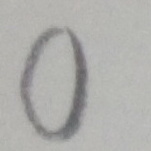
#> input picture image-classification/keras/imgs/flash/all_data/1_0.jpg, 151 x 151 px; its folder holds 4 pictures in this run
$ python preprocessing.py
#> lines starting #> are read from the running program, lines starting #| are printed output that depends on the picture; after the words box and inside, x2 and y2 are one past the last pixel; in counts of white or black regions, pixels touching at a corner belong together
# https://medium.com/@o.kroeger/tensorflow-mnist-and-your-own-handwritten-digits-4d1cd32bbab4

import matplotlib.pyplot as plt # install matplotlib (pip install matplotlib)
import cv2 # install opencv (pip install opencv-python)
from scipy import ndimage
import numpy as np
import math


def generate_plot(img):
    plt.imshow(img, cmap=plt.get_cmap('gray'))
    plt.show()

def generate_plots(color_img, gray_img):
    plt.subplot(211)
    plt.imshow(color_img, cmap=plt.get_cmap('gray'))
    plt.subplot(212)
    plt.imshow(gray_img, cmap=plt.get_cmap('gray'))
    plt.show()

# Use a single number
def resize_img(img, to_size=(28, 28)):
    return cv2.resize(img, to_size)


def invert_colors(img):
    return ~img# equivalently cv2.bitwise_not(img)


def write_img(img, name, ext="jpeg"):
    # ccreate folder if not exists
    # save the processed images
    cv2.imwrite(f"processed_imgs/{name}.jpeg", img)


def black_and_white_denoise(img, threshold=140):
    # https://docs.opencv.org/master/d7/d4d/tutorial_py_thresholding.html
    # We are using Otsu's Binarization
    return cv2.threshold(img, threshold, 255, cv2.THRESH_BINARY | cv2.THRESH_OTSU)


def scale_and_flatten(img):
    return img.flatten() / 255.0


def crop_margins(img):
    while np.sum(img[0]) == 0:
        img = img[1:]

    while np.sum(img[:,0]) == 0:
        img = np.delete(img,0,1)

    while np.sum(img[-1]) == 0:
        img = img[:-1]

    while np.sum(img[:,-1]) == 0:
        img = np.delete(img,-1,1)

    return img

def _resize_img(img, size=(20, 20)):
    rows, cols = img.shape
    to_rows, to_cols = size

    if rows > cols:
        factor = to_rows/rows
        rows = to_rows
        cols = int(round(cols*factor))
        img = cv2.resize(img, (cols,rows))
    else:
        factor = to_cols/cols
        cols = to_cols
        rows = int(round(rows*factor))
        img = cv2.resize(img, (cols, rows))

    return img

def pad(img, size=(28, 28)):
    rows, cols = img.shape
    to_rows, to_cols = size
    colsPadding = (int(math.ceil((to_cols-cols)/2.0)),int(math.floor((to_cols-cols)/2.0)))
    rowsPadding = (int(math.ceil((to_rows-rows)/2.0)),int(math.floor((to_rows-rows)/2.0)))
    img = np.lib.pad(img,(rowsPadding,colsPadding),'constant')

    return img

def _getBestShift(img):
    cy,cx = ndimage.measurements.center_of_mass(img)

    rows,cols = img.shape
    shiftx = np.round(cols/2.0-cx).astype(int)
    shifty = np.round(rows/2.0-cy).astype(int)

    return shiftx,shifty

def _shift(img,sx,sy):
    rows,cols = img.shape
    M = np.float32([[1,0,sx],[0,1,sy]])
    shifted = cv2.warpAffine(img,M,(cols,rows))
    return shifted


def shift(img):
    shiftx,shifty = _getBestShift(img)
    shifted = _shift(img,shiftx,shifty)
    return shifted


def run(img):
    # generate_plot(img)

    t, img = black_and_white_denoise(img, threshold=180)
    # generate_plot(img)

    img = crop_margins(img)
    # generate_plot(img)

    img = cv2.resize(255-img, (28, 28))
    # generate_plot(img)

    img = _resize_img(img)
    # generate_plot(img)

    img = pad(img)
    # generate_plot(img)

    img = shift(img)
    generate_plot(img)


if __name__ == "__main__":

    for i in range(0, 10):
        filename = f"flash/all_data/1_{i}"
        colors = cv2.imread(f"imgs/{filename}.jpg")
#> colors is the input picture: shape (151, 151, 3); mean B, G, R 171.5, 174.5, 174.9
        gray1 = cv2.imread(f"imgs/{filename}.jpg", cv2.IMREAD_GRAYSCALE)
#> gray1: shape (151, 151); min 98, max 192, mean 174.3
        # generate_plots(colors, gray1)


        filename = f"no_flash/all_data/1_{i}"
        colors = cv2.imread(f"imgs/{filename}.jpg")
        gray2 = cv2.imread(f"imgs/{filename}.jpg", cv2.IMREAD_GRAYSCALE)
        # generate_plots(colors, gray)

        generate_plots(gray1, gray2)
#> in generate_plots, `plt.show()`:
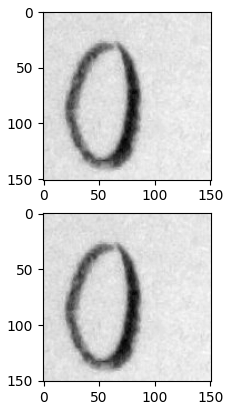
#> figure drawn by matplotlib, 2 panels
        run(gray1)
#> in run, `t, img = black_and_white_denoise(img, threshold=180)`:
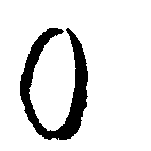
#> img: shape (151, 151); 88.2% white; 1 black region, box (x1, y1, x2, y2) and area: (20, 28, 88, 140) 2691
#> in run, `t, img = black_and_white_denoise(img, threshold=180)`: t = 155
#> in run, `img = cv2.resize(255-img, (28, 28))`:
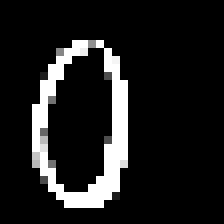
#> img: shape (28, 28) (shown 8 times larger); min 0, max 255, mean 29.7
#> in _resize_img, `img = cv2.resize(img, (cols, rows))`:
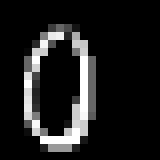
#> img: shape (20, 20) (shown 8 times larger); min 0, max 255, mean 29.7
#> in pad, `img = np.lib.pad(img,(rowsPadding,colsPadding),'constant')`:
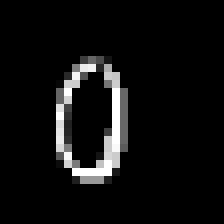
#> img: shape (28, 28) (shown 8 times larger); min 0, max 255, mean 15.2
#> in _getBestShift, `cy,cx = ndimage.measurements.center_of_mass(img)`: cy = 15.14; cx = 11.16
#> in _getBestShift, `shiftx = np.round(cols/2.0-cx).astype(int)`: shiftx = 3
#> in _getBestShift, `shifty = np.round(rows/2.0-cy).astype(int)`: shifty = -1
#> in shift, `shiftx,shifty = _getBestShift(img)`: shiftx = 3; shifty = -1
#> in _shift, `M = np.float32([[1,0,sx],[0,1,sy]])`: M = [[1, 0, 3], [0, 1, -1]]
#> in _shift, `shifted = cv2.warpAffine(img,M,(cols,rows))`:
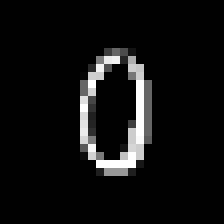
#> shifted: shape (28, 28) (shown 8 times larger); min 0, max 255, mean 15.2
        run(gray2)
#> pass 2 of the loop `for i in range(0, 10):`:
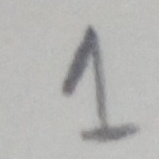
#> input picture image-classification/keras/imgs/flash/all_data/1_1.jpg, 159 x 159 px
#> colors is the input picture: shape (159, 159, 3); mean B, G, R 179.6, 181.6, 182
#> gray1: shape (159, 159)
#> in run (call 3), `t, img = black_and_white_denoise(img, threshold=180)`:
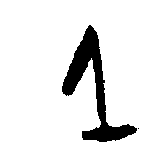
#> img: shape (159, 159); 90.7% white; 2 black regions (1 under 20 px), largest, box (x1, y1, x2, y2) and area: (62, 25, 137, 142) 2352
#> t = 158
#> M = [[1, 0, -1], [0, 1, -1]]
#> in _shift (call 3), `shifted = cv2.warpAffine(img,M,(cols,rows))`:
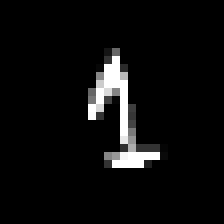
#> shifted: shape (28, 28) (shown 8 times larger); min 0, max 255, mean 12.7
#> pass 3 of the loop `for i in range(0, 10):`:
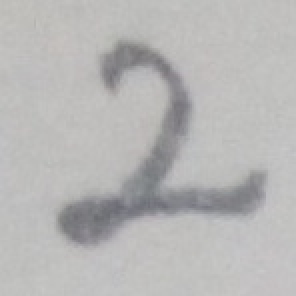
#> input picture image-classification/keras/imgs/flash/all_data/1_2.jpg, 148 x 148 px (shown 2 times larger)
#> colors is the input picture: shape (148, 148, 3); mean B, G, R 182.1, 182.7, 183.2
#> gray1: shape (148, 148)
#> in run (call 5), `t, img = black_and_white_denoise(img, threshold=180)`:
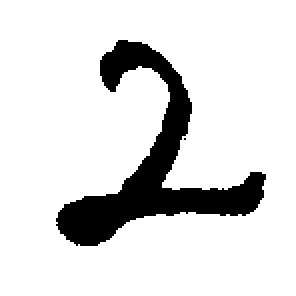
#> img: shape (148, 148) (shown 2 times larger); 86.6% white; 2 black regions (1 under 20 px), largest, box (x1, y1, x2, y2) and area: (28, 20, 133, 123) 2945
#> t = 163
#> M = [[1, 0, 0], [0, 1, -1]]
#> in _shift (call 5), `shifted = cv2.warpAffine(img,M,(cols,rows))`:
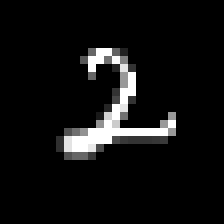
#> shifted: shape (28, 28) (shown 8 times larger); min 0, max 255, mean 16.5
#> (the run stopped early here; a loop or call above may not have finished)
